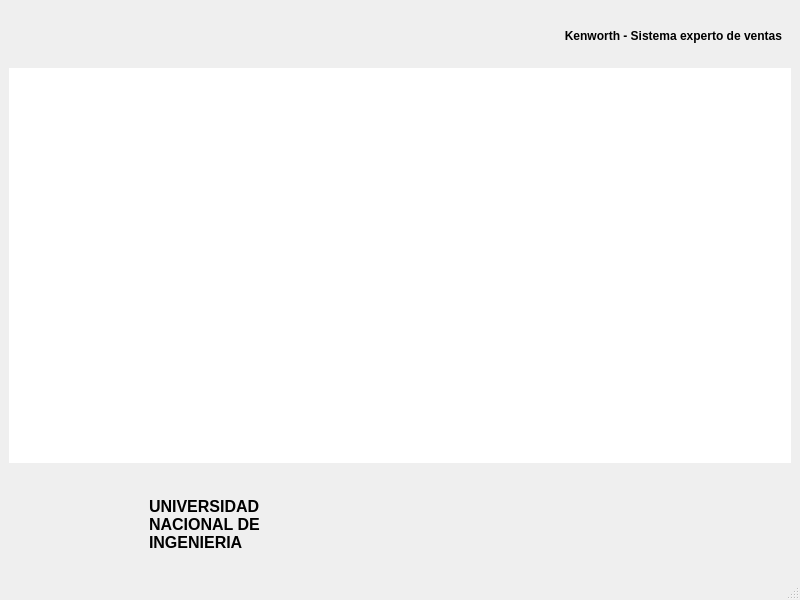
<?xml version="1.0" encoding="UTF-8"?>
<ui version="4.0">
 <class>MainWindow</class>
 <widget class="QMainWindow" name="MainWindow">
  <property name="geometry">
   <rect>
    <x>0</x>
    <y>0</y>
    <width>800</width>
    <height>600</height>
   </rect>
  </property>
  <property name="sizePolicy">
   <sizepolicy hsizetype="Expanding" vsizetype="Expanding">
    <horstretch>0</horstretch>
    <verstretch>0</verstretch>
   </sizepolicy>
  </property>
  <property name="minimumSize">
   <size>
    <width>0</width>
    <height>400</height>
   </size>
  </property>
  <property name="windowTitle">
   <string>MainWindow</string>
  </property>
  <widget class="QWidget" name="centralwidget">
   <layout class="QVBoxLayout" name="verticalLayout_2">
    <item>
     <widget class="QWidget" name="pnSuperior" native="true">
      <property name="minimumSize">
       <size>
        <width>0</width>
        <height>50</height>
       </size>
      </property>
      <layout class="QHBoxLayout" name="horizontalLayout">
       <item>
        <widget class="QLabel" name="lbImgBack">
         <property name="minimumSize">
          <size>
           <width>40</width>
           <height>40</height>
          </size>
         </property>
         <property name="maximumSize">
          <size>
           <width>40</width>
           <height>40</height>
          </size>
         </property>
         <property name="cursor">
          <cursorShape>PointingHandCursor</cursorShape>
         </property>
         <property name="text">
          <string/>
         </property>
        </widget>
       </item>
       <item>
        <widget class="QLabel" name="lbTitulo">
         <property name="font">
          <font>
           <weight>75</weight>
           <bold>true</bold>
          </font>
         </property>
         <property name="text">
          <string>Kenworth - Sistema experto de ventas</string>
         </property>
         <property name="alignment">
          <set>Qt::AlignRight|Qt::AlignTrailing|Qt::AlignVCenter</set>
         </property>
        </widget>
       </item>
      </layout>
     </widget>
    </item>
    <item>
     <widget class="QMdiArea" name="pnCentral">
      <property name="background">
       <brush brushstyle="SolidPattern">
        <color alpha="255">
         <red>255</red>
         <green>255</green>
         <blue>255</blue>
        </color>
       </brush>
      </property>
     </widget>
    </item>
    <item>
     <widget class="QWidget" name="pnInferior" native="true">
      <property name="minimumSize">
       <size>
        <width>0</width>
        <height>100</height>
       </size>
      </property>
      <widget class="QLabel" name="lbLogoUni">
       <property name="geometry">
        <rect>
         <x>20</x>
         <y>20</y>
         <width>101</width>
         <height>71</height>
        </rect>
       </property>
       <property name="text">
        <string/>
       </property>
      </widget>
      <widget class="QLabel" name="lbTextoUni">
       <property name="geometry">
        <rect>
         <x>140</x>
         <y>20</y>
         <width>141</width>
         <height>71</height>
        </rect>
       </property>
       <property name="font">
        <font>
         <pointsize>12</pointsize>
         <weight>75</weight>
         <bold>true</bold>
        </font>
       </property>
       <property name="text">
        <string>UNIVERSIDAD NACIONAL DE INGENIERIA</string>
       </property>
       <property name="scaledContents">
        <bool>false</bool>
       </property>
       <property name="wordWrap">
        <bool>true</bool>
       </property>
      </widget>
     </widget>
    </item>
   </layout>
  </widget>
  <widget class="QMenuBar" name="menubar">
   <property name="geometry">
    <rect>
     <x>0</x>
     <y>0</y>
     <width>800</width>
     <height>30</height>
    </rect>
   </property>
  </widget>
  <widget class="QStatusBar" name="statusbar"/>
 </widget>
 <resources/>
 <connections/>
</ui>
